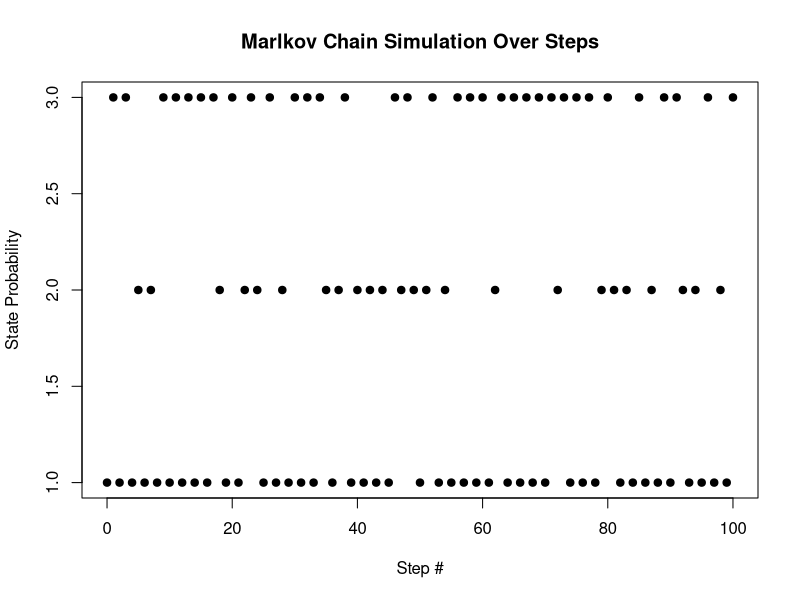
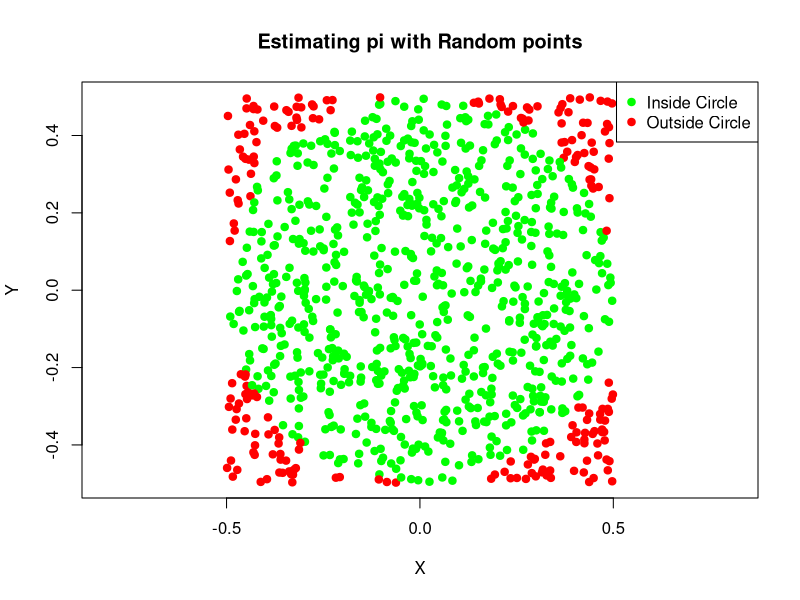

These figures' R source, in order: (Note: this script raises an error after producing the figures.)
## ---- chunk 1
# Libraries

# NOTE: if you do not have any of the below libraries installed, 
# un-comment the line and run it

# install.packages("rmarkdown")
library(rmarkdown)

# install.packages("ggplot2")
library(ggplot2)

# install.packages("lpSolve")
library(lpSolve)

# useful libraries not required for this assignment
# install.packages("patchwork")
# library(patchwork)

# install.packages("dplyr")
# library(dplyr)

# install.packages("tidyr")
# library(tidyr)

# install.packages("gapminder")
# library(gapminder)

## ---- chunk 2

pTrans <- matrix(c(
  0, 0.6, 0.8,
  0.3, 0, 0.2,
  0.7, 0.4, 0
), nrow = 3, byrow = TRUE)

pTrans
## ---- chunk 3
simMC <- function(tMatrix, start, numRow, numSteps) {
  states <- numeric(numSteps + 1) 
  states[1] <- sample(1:numRow, 1, prob = start)
  
  for (i in 1:numSteps) {
    states[i + 1] <- sample(1:numRow, 1, prob = tMatrix[, states[i]])
  }
  
  return(states)
}

x0 <- c(1, 0, 0) #start at A

set.seed(7)
totsim <- simMC(pTrans, x0, 3, 100)

plot(
  0:100 ,
  totsim,
  type = "p",
  pch = 19,
  lwd = 1,
  xlab = "Step #",
  ylab = "State Probability",
  main = "Marlkov Chain Simulation Over Steps"
)

## ---- chunk 4
eigenVals <- eigen(pTrans)
statDist <- eigenVals$vectors[,1]
statDist <- statDist / sum(statDist)
statDist
## ---- chunk 5
set.seed(7)

lgSim <- simMC(pTrans, x0, 3, 10000)

ed <- table(lgSim) / length(lgSim)

cat("Simulated distribution", ed, "\n")
cat("Theoretical distribution", statDist, "\n")
## ---- chunk 6
set.seed(7)
x <- runif(1000, -0.5, 0.5)
y <- runif(1000, -0.5, 0.5)

numI <- sum(x^2 + y^2 <= 0.25)

piE <- (numI / 250)
piE
## ---- chunk 7
set.seed(7)

ePi <- function(count) {
  x <- runif(count, -0.5, 0.5)
  y <- runif(count, -0.5, 0.5)
  
  numI <- sum(x ^ 2 + y ^ 2 <= 0.25)
  
  piE <- (numI / (count/4))
  piE
}

ePi(10000)
## ---- chunk 8
set.seed(7)
x <- runif(1000, -0.5, 0.5)
y <- runif(1000, -0.5, 0.5)

plot(
  x,
  y,
  col = ifelse(x ^ 2 + y ^ 2 <= 0.25 , "green", "red"),
  pch = 19,
  main = "Estimating pi with Random points",
  xlab = "X",
  ylab = "Y",
  asp = 1
)

legend(
  legend = c("Inside Circle", "Outside Circle"),
  col = c("green", "red"),
  pch = 19,
   "topright"
)

## ---- chunk 9
set.seed(7)
cat("Estimated Value of pi with 1000 random numbers", ePi(1000), "\n")
cat("Estimated Value of pi with 10000 random numbers", ePi(10000), "\n")
cat("Estimated Value of pi with 100000 random numbers", ePi(100000), "\n")
cat("Estimated Value of pi with 1000000 random numbers", ePi(1000000), "\n")
cat("Estimated Value of pi with 10000000 random numbers", ePi(10000000), "\n")
cat("Estimated Value of pi with 100000000 random numbers", ePi(100000000), "\n")

cat("True value of pi", 3.1415926)
## ---- chunk 10
# Objective Function
# Z <- 3 * x1 + 2 * x2

# Constraints
# 2 * x1 + x2 <= 20
# 4 * x1 + 5 * x2 >= -10
# x1 + 2 * x2 <= 15
# x1 >= 0 && x2 >= 0
## ---- chunk 11
objective <- c(3, 2)
constraints <- matrix(c(2, 1, 4, 5, 1, 2), nrow = 3, byrow = TRUE)
rhs <- c(20, -10, 15)
directions <- c("<=", ">=", "<=")
solution <- lp("max", objective, constraints, directions, rhs)

solution$solution
solution$objval
## ---- chunk 12
# Objective Function
# Z <- 4 * x1 + 3 * x2

# Constraints
# 3 * x1 + 2 * x2 <= 12
# x1 + x2 >= 1
# x1 >= 0 && x2 >= 0 && x1 %% 1 == 0 && x2 %% 1 == 0

## ---- chunk 13
objective <- c(4, 3)
constraints <- matrix(c(3, 2, 1, 1), nrow = 2, byrow = TRUE)
rhs <- c(12, 1)
directions <- c("<=", ">=")
solution <- lp("max", objective, constraints, directions, rhs, all.int = TRUE)

solution$solution
solution$objval
## ---- chunk 14

## ---- chunk 15

## ---- chunk 16

## ---- chunk 17

## ---- chunk 18

## ---- chunk 19

## ---- chunk 20

## ---- chunk 21
